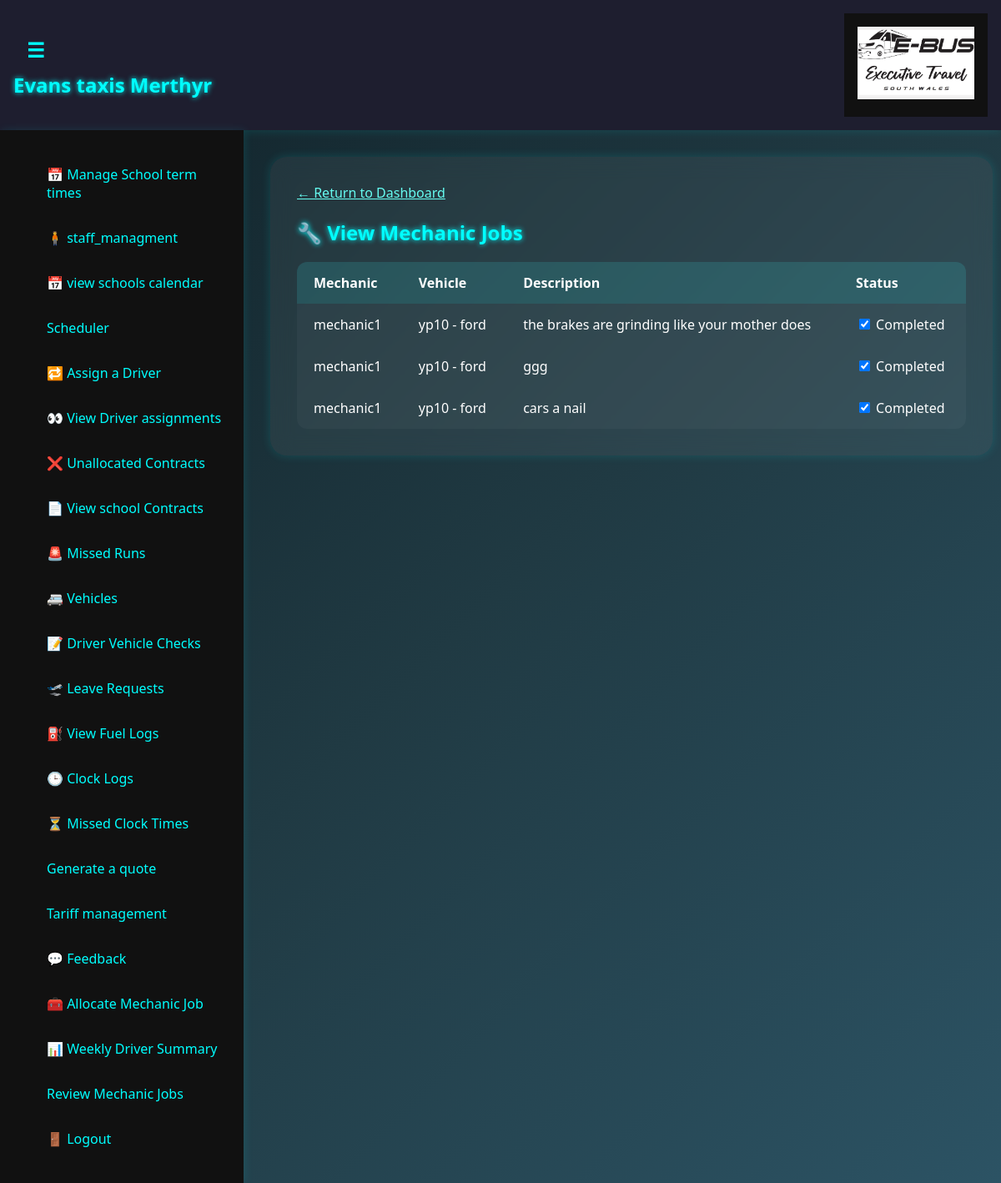
The page /view-mechanic-jobs (signed in) on the database its author committed.
### model.py (models this page shows, shortened)
class MechanicJob(db.Model):
    __tablename__ = 'mechanic_jobs'
    id = db.Column(db.Integer, primary_key=True)
    mechanic_id = db.Column(db.Integer, db.ForeignKey('mechanic.id'), nullable=False)
    vehicle_id = db.Column(db.Integer, db.ForeignKey('vehicle.id'), nullable=False)
    job_description = db.Column(db.Text, nullable=False)
    job_date = db.Column(db.Date, default=date.today, nullable=False)
    status = db.Column(db.String(50), default='Pending')  # Keep this
    completed_at = db.Column(db.DateTime, nullable=True)
    manager_confirmed = db.Column(db.Boolean, default=False)
    mechanic = db.relationship('Mechanic', backref='jobs')
    vehicle = db.relationship('Vehicle', backref='mechanic_jobs')

class Mechanic(UserMixin, db.Model):
    id = db.Column(db.Integer, primary_key=True)
    name = db.Column(db.String(100))
    username = db.Column(db.String(100), unique=True, nullable=False)
    password = db.Column(db.String(100), nullable=False)
    role = db.Column(db.String(20), default='mechanic')

class Vehicle(db.Model):
    id = db.Column(db.Integer, primary_key=True)
    registration = db.Column(db.String(50), nullable=False)
    make_model = db.Column(db.String(100))
    plate_number = db.Column(db.String(50))
    mot_renewal_date = db.Column(db.Date)
    mot_6_monthly_date = db.Column(db.Date, nullable=True)
    plate_expiry_date = db.Column(db.Date)
    tax_expiry_date = db.Column(db.Date)
    insured = db.Column(db.Boolean, default=False)
    vehicle_size = db.Column(db.String(50))
    is_available = db.Column(db.Boolean, default=True)

### app.py (the view)
@app.route('/view-mechanic-jobs')
@role_required('manager,mechanic')
def view_mechanic_jobs():
    jobs = MechanicJob.query.all()
    return render_template('view_mechanic_jobs.html', jobs=jobs)

### app.py (called while the page is built)
@login_manager.user_loader
def load_user(user_id):
    role, id = user_id.split(':')
    if role == 'driver':
        return Driver.query.get(int(id))
    elif role == 'escort':
        return Escort.query.get(int(id))
    elif role == 'manager':
        return Manager.query.get(int(id))
    elif role == 'mechanic':
        return Mechanic.query.get(int(id))
    return None

@app.context_processor
def inject_today():
    return {'today': date.today()}

@app.before_request
def before_request_func():
    if db.engine.url.drivername == 'sqlite':
        db.session.execute(text('PRAGMA foreign_keys = ON'))

### utils/utils.py (called while the page is built)
def role_required(roles):
    def decorator(f):
        @wraps(f)
        def decorated_function(*args, **kwargs):
            if not current_user.is_authenticated or current_user.role not in roles:
                flash("You do not have access to this page.", "danger")
                return redirect(url_for('welcome'))
            return f(*args, **kwargs)
        return decorated_function
    return decorator

### templates/view_mechanic_jobs.html
{% extends "base.html" %}
{% block content %}
<div class="container mt-4">
  <a href="{{ url_for('manager_dashboard') }}" class="back-link">← Return to Dashboard</a>
  <h2>🔧 View Mechanic Jobs</h2>
  <table class="table table-striped mt-3">
    <thead>
      <tr>
        <th>Mechanic</th>
        <th>Vehicle</th>
        <th>Description</th>
        <th>Status</th>
      </tr>
    </thead>
    <tbody>
      {% for job in jobs %}
        <tr>
          <td>{{ job.mechanic.username }}</td>
          <td>{{ job.vehicle.registration }} - {{ job.vehicle.make_model }}</td>
          <td>{{ job.job_description }}</td>
          <td>
            <form method="POST" action="{{ url_for('mechanic.toggle_job_status', job_id=job.id) }}">
              <input type="checkbox" name="status" onchange="this.form.submit()" {% if job.status == 'Completed' %}checked{% endif %}>
              <span class="ms-2">{{ job.status }}</span>
            </form>
          </td>
        </tr>
      {% endfor %}
    </tbody>
  </table>
</div>
{% endblock %}

### static/style.css (style rules this page uses)
:root { --bg-gradient: linear-gradient(135deg, #0f2027, #203a43, #2c5364); --accent: #00ffff; --accent-soft: rgba(0, 255, 255, 0.1); --font-main: 'Segoe UI', 'Inter', sans-serif; --card-bg: rgba(255, 255, 255, 0.06); --text-color: #f0faff; --shadow: 0 0 12px rgba(0, 255, 255, 0.15); --link-color: #66fcf1; --link-hover: #ffffff; }
html, body { margin: 0; padding: 0; font-family: var(--font-main); background: var(--bg-gradient); color: var(--text-color); min-height: 100vh; }
.container { width: 95%; max-width: 1400px; margin: auto; padding: 2rem; background: var(--card-bg); border-radius: 20px; backdrop-filter: blur(12px); box-shadow: var(--shadow); }
h1, h2, h3 { color: var(--accent); text-shadow: 0 0 6px var(--accent); }
a { color: var(--link-color); text-decoration: underline; }
input::placeholder, textarea::placeholder { color: #aaa; }
table { width: 100%; border-collapse: collapse; background: rgba(255,255,255,0.03); border-radius: 12px; overflow: hidden; }
table th, table td { padding: 14px 20px; text-align: left; color: white; }
table thead { background-color: rgba(0, 255, 255, 0.1); }

### templates/base.html (style rules this page uses)
:root { --bg-gradient: linear-gradient(135deg, #0f2027, #203a43, #2c5364); --accent: #00ffff; --font-main: 'Segoe UI', Tahoma, Geneva, Verdana, sans-serif; }
html, body { margin: 0; padding: 0; height: 100%; font-family: var(--font-main); background: var(--bg-gradient); color: white; }

### rows shown on the page
MechanicJob: mechanic.username "mechanic1", vehicle.registration "yp10", vehicle.make_model "ford", job_description "the brakes are grinding like your mother does", status "☑", status "Completed"
MechanicJob: mechanic.username "mechanic1", vehicle.registration "yp10", vehicle.make_model "ford", job_description "ggg", status "☑", status "Completed"
MechanicJob: mechanic.username "mechanic1", vehicle.registration "yp10", vehicle.make_model "ford", job_description "cars a nail", status "☑", status "Completed"
